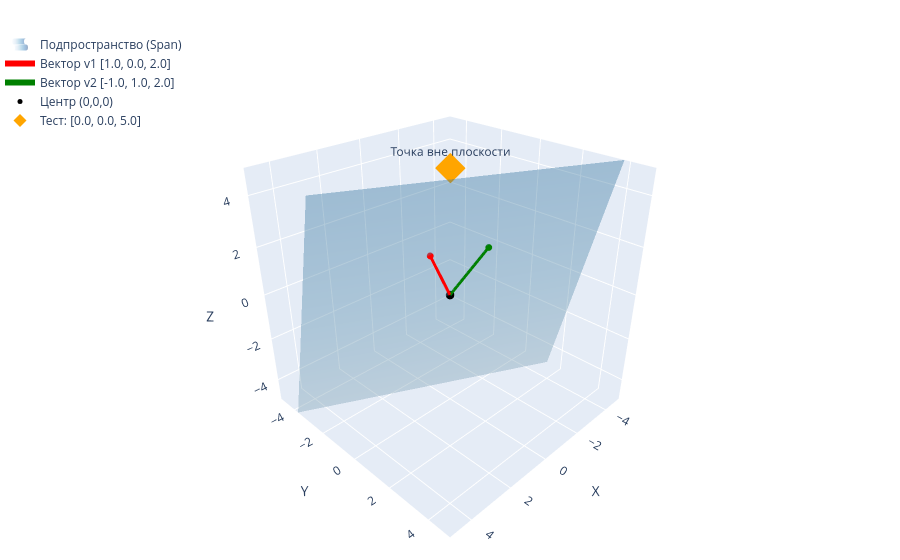

The cell this chart's notebook holds for it:
### Code cell
# Пример 3: С точкой, которая НЕ лежит на плоскости
visualize_span(v1, v2, test_point=[0, 0, 5])

### Figure 1 — Plotly figure (JSON) as saved in the notebook; plotly's stock layout.template omitted (floating-point values rounded to 4 significant figures; data arrays with more than 128 entries replaced by an {"elided": "..."} marker saying what was removed)
{"data": [{"colorscale": [[0.0, "rgb(247,251,255)"], [0.125, "rgb(222,235,247)"], [0.25, "rgb(198,219,239)"], [0.375, "rgb(158,202,225)"], [0.5, "rgb(107,174,214)"], [0.625, "rgb(66,146,198)"], [0.75, "rgb(33,113,181)"], [0.875, "rgb(8,81,156)"], [1.0, "rgb(8,48,107)"]], "name": "Подпространство (Span)", "opacity": 0.4, "showlegend": true, "showscale": false, "x": {"elided": "30x30 float values"}, "y": {"elided": "30x30 float values"}, "z": {"elided": "30x30 float values"}, "type": "surface"}, {"line": {"color": "red", "width": 6}, "marker": {"size": 4}, "mode": "lines+markers", "name": "Вектор v1 [1.0, 0.0, 2.0]", "x": [0, 1.0], "y": [0, 0.0], "z": [0, 2.0], "type": "scatter3d"}, {"line": {"color": "green", "width": 6}, "marker": {"size": 4}, "mode": "lines+markers", "name": "Вектор v2 [-1.0, 1.0, 2.0]", "x": [0, -1.0], "y": [0, 1.0], "z": [0, 2.0], "type": "scatter3d"}, {"marker": {"color": "black", "size": 5}, "mode": "markers", "name": "Центр (0,0,0)", "x": [0], "y": [0], "z": [0], "type": "scatter3d"}, {"marker": {"color": "orange", "size": 10, "symbol": "diamond"}, "mode": "markers+text", "name": "Тест: [0.0, 0.0, 5.0]", "text": ["Точка вне плоскости"], "textposition": "top center", "x": [0.0], "y": [0.0], "z": [5.0], "type": "scatter3d"}], "layout": {"scene": {"xaxis": {"range": [-5, 5], "title": {"text": "X"}}, "yaxis": {"range": [-5, 5], "title": {"text": "Y"}}, "zaxis": {"range": [-5, 5], "title": {"text": "Z"}}, "camera": {"eye": {"x": 1.5, "y": 1.5, "z": 1.2}}, "aspectmode": "cube"}, "margin": {"l": 0, "r": 0, "b": 0, "t": 30}, "legend": {"x": 0, "y": 1}}}
